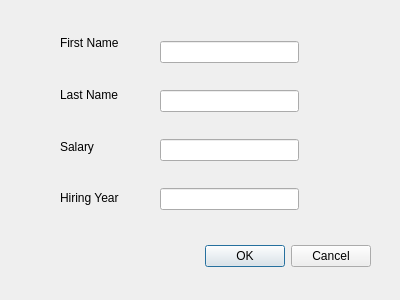
<?xml version="1.0" encoding="UTF-8"?>
<ui version="4.0">
 <class>AddRecordForm</class>
 <widget class="QDialog" name="AddRecordForm">
  <property name="geometry">
   <rect>
    <x>0</x>
    <y>0</y>
    <width>400</width>
    <height>300</height>
   </rect>
  </property>
  <property name="windowTitle">
   <string>Dialog</string>
  </property>
  <widget class="QDialogButtonBox" name="buttonBox">
   <property name="geometry">
    <rect>
     <x>30</x>
     <y>240</y>
     <width>341</width>
     <height>32</height>
    </rect>
   </property>
   <property name="orientation">
    <enum>Qt::Horizontal</enum>
   </property>
   <property name="standardButtons">
    <set>QDialogButtonBox::Cancel|QDialogButtonBox::Ok</set>
   </property>
  </widget>
  <widget class="QWidget" name="layoutWidget">
   <property name="geometry">
    <rect>
     <x>60</x>
     <y>20</y>
     <width>65</width>
     <height>201</height>
    </rect>
   </property>
   <layout class="QVBoxLayout" name="verticalLayout_2">
    <item>
     <widget class="QLabel" name="FirstNameLabel">
      <property name="text">
       <string>First Name</string>
      </property>
     </widget>
    </item>
    <item>
     <widget class="QLabel" name="LastNameLabel">
      <property name="text">
       <string>Last Name</string>
      </property>
     </widget>
    </item>
    <item>
     <widget class="QLabel" name="SalaryLabel">
      <property name="text">
       <string>Salary</string>
      </property>
     </widget>
    </item>
    <item>
     <widget class="QLabel" name="HiringYearLabel">
      <property name="text">
       <string>Hiring Year</string>
      </property>
     </widget>
    </item>
   </layout>
  </widget>
  <widget class="QWidget" name="layoutWidget">
   <property name="geometry">
    <rect>
     <x>160</x>
     <y>20</y>
     <width>139</width>
     <height>211</height>
    </rect>
   </property>
   <layout class="QVBoxLayout" name="verticalLayout">
    <item>
     <widget class="QLineEdit" name="FirstNameBox"/>
    </item>
    <item>
     <widget class="QLineEdit" name="LastNameBox"/>
    </item>
    <item>
     <widget class="QLineEdit" name="SalaryBox"/>
    </item>
    <item>
     <widget class="QLineEdit" name="HiringYearBox"/>
    </item>
   </layout>
  </widget>
 </widget>
 <resources/>
 <connections>
  <connection>
   <sender>buttonBox</sender>
   <signal>accepted()</signal>
   <receiver>AddRecordForm</receiver>
   <slot>accept()</slot>
   <hints>
    <hint type="sourcelabel">
     <x>248</x>
     <y>254</y>
    </hint>
    <hint type="destinationlabel">
     <x>157</x>
     <y>274</y>
    </hint>
   </hints>
  </connection>
  <connection>
   <sender>buttonBox</sender>
   <signal>rejected()</signal>
   <receiver>AddRecordForm</receiver>
   <slot>reject()</slot>
   <hints>
    <hint type="sourcelabel">
     <x>316</x>
     <y>260</y>
    </hint>
    <hint type="destinationlabel">
     <x>286</x>
     <y>274</y>
    </hint>
   </hints>
  </connection>
  <connection>
   <sender>buttonBox</sender>
   <signal>clicked(QAbstractButton*)</signal>
   <receiver>AddRecordForm</receiver>
   <slot>close()</slot>
   <hints>
    <hint type="sourcelabel">
     <x>355</x>
     <y>257</y>
    </hint>
    <hint type="destinationlabel">
     <x>360</x>
     <y>198</y>
    </hint>
   </hints>
  </connection>
 </connections>
</ui>
